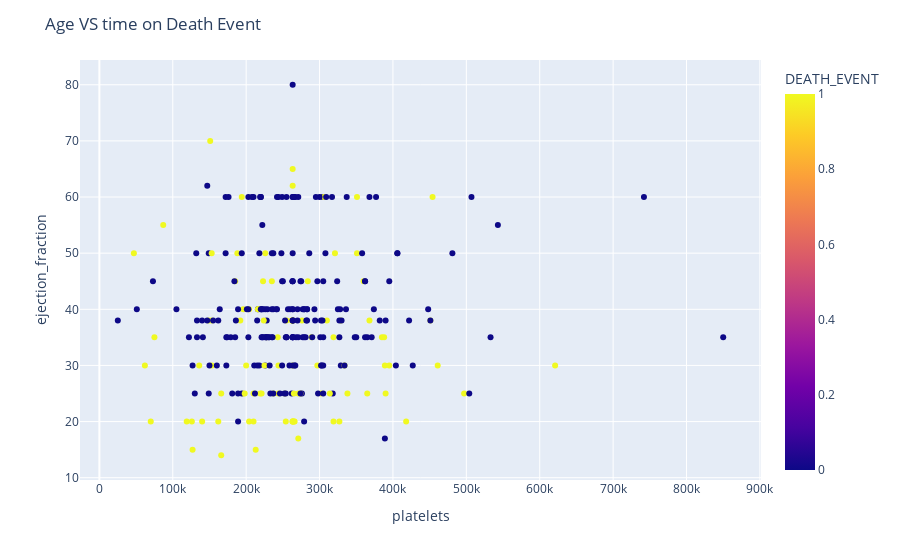

Notebook code cell kept with this figure:
### Code cell
fig = px.line(data, x="platelets", y="ejection_fraction", color="DEATH_EVENT")

fig = px.scatter(data, x='platelets', y='ejection_fraction', color='DEATH_EVENT', 
             hover_data=['DEATH_EVENT'])

fig.update_layout(title_text="Age VS time on Death Event")
fig.show()

### Figure 1 — Plotly figure (JSON) as saved in the notebook; plotly's stock layout.template omitted (floating-point values rounded to 4 significant figures; data arrays with more than 128 entries replaced by an {"elided": "..."} marker saying what was removed)
{"data": [{"customdata": {"elided": "299x1 int values"}, "hovertemplate": "platelets=%{x}<br>ejection_fraction=%{y}<br>DEATH_EVENT=%{marker.color}<extra></extra>", "legendgroup": "", "marker": {"color": {"elided": "299 int values"}, "coloraxis": "coloraxis", "symbol": "circle"}, "mode": "markers", "name": "", "orientation": "v", "showlegend": false, "type": "scatter", "x": {"elided": "299 float values"}, "xaxis": "x", "y": {"elided": "299 int values"}, "yaxis": "y"}], "layout": {"coloraxis": {"colorbar": {"title": {"text": "DEATH_EVENT"}}, "colorscale": [[0, "#0d0887"], [0.1111, "#46039f"], [0.2222, "#7201a8"], [0.3333, "#9c179e"], [0.4444, "#bd3786"], [0.5556, "#d8576b"], [0.6667, "#ed7953"], [0.7778, "#fb9f3a"], [0.8889, "#fdca26"], [1, "#f0f921"]]}, "legend": {"tracegroupgap": 0}, "margin": {"t": 60}, "title": {"text": "Age VS time on Death Event"}, "xaxis": {"anchor": "y", "domain": [0, 1], "title": {"text": "platelets"}}, "yaxis": {"anchor": "x", "domain": [0, 1], "title": {"text": "ejection_fraction"}}}}
